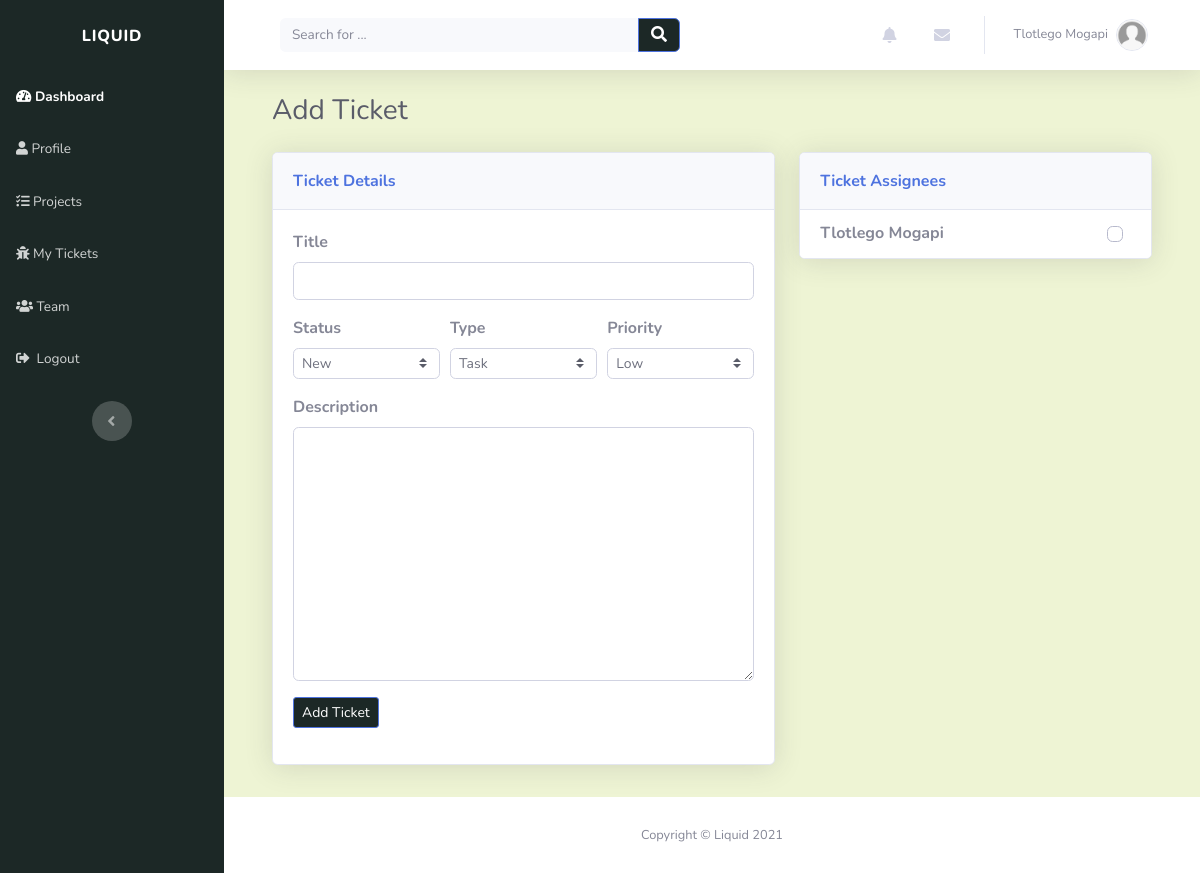
Before: /tickets/add-ticket/tlotlegomgpgmailcom-5rucfkon/ (signed in) with the older database file.
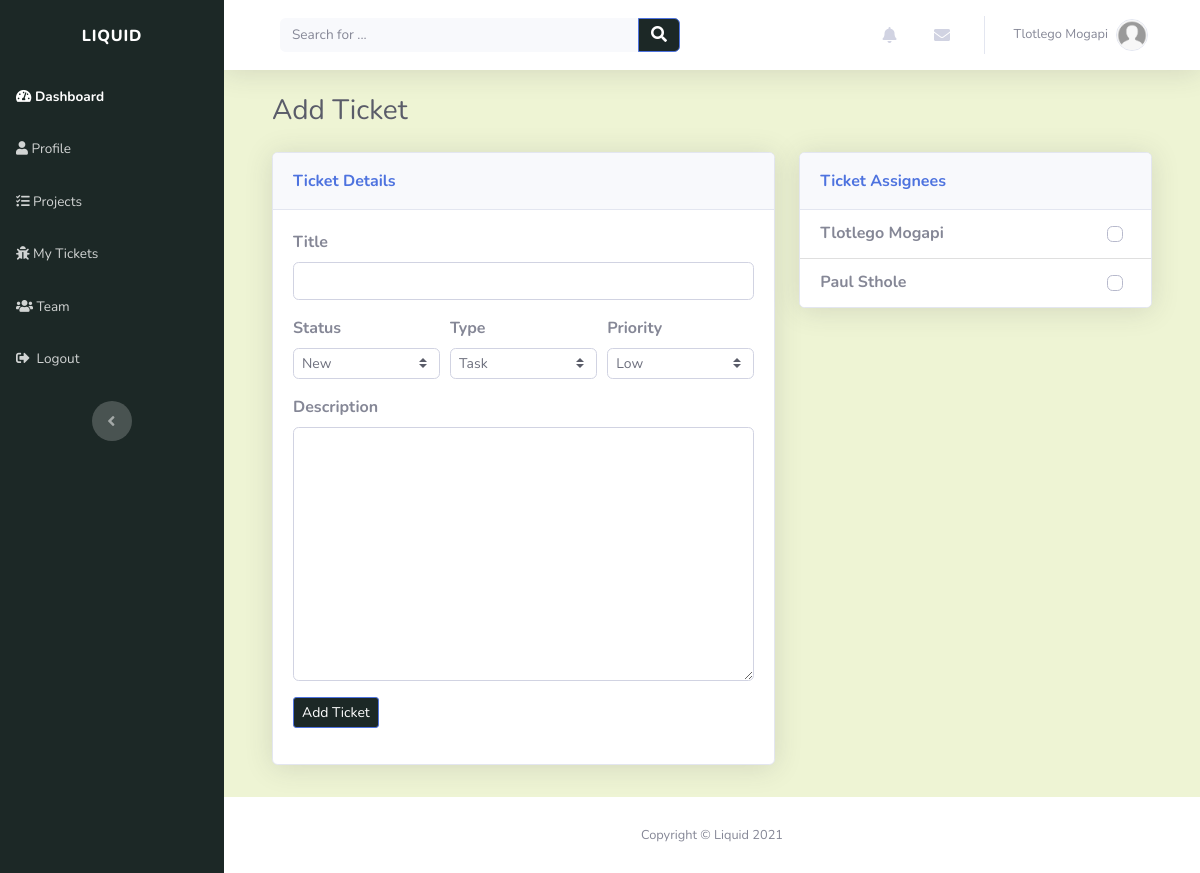
After: the same page with the newer database file.
### account/models.py (models this page shows)
class Profile(models.Model):
    user = models.OneToOneField(settings.AUTH_USER_MODEL, on_delete=models.CASCADE, unique = True)
    profile_picture = models.ImageField(default='default.jpg', upload_to='profile_images', blank = True)
    website = models.URLField(blank= True)
    first_name = models.CharField(max_length=30, blank=True)
    last_name = models.CharField(max_length=30, blank=True)
    address = models.CharField(max_length=50, blank=True)
    city = models.CharField(max_length=50, blank=True)
    country = models.CharField(max_length=50, blank=True)
    slug = models.SlugField(unique=True, blank=True)
    def __str__(self):
        return self.user.email

### tickets/views.py (the view)
# urls.py: path('add-ticket/<slug:slug>/', views.add_ticket_view, name = "add_ticket"),
@login_required(login_url='login_page')
def add_ticket_view(request, slug):
    context = {}
    user = request.user
    user_profile = get_object_or_404(Profile, user = user)
    if request.method == "POST":
        form = TicketForm(request.POST)
        if form.is_valid():
            title = form.cleaned_data["title"]
            status = forms.POST['status']
            class_type = forms.POST['class_type']
            priority = forms.POST['priority']
            description = form.cleaned_data["description"]
            project = get_object_or_404(Project, slug = slug)
            ticket = Ticket.objects.create(title = title, description = description, created_by = user, status = status, priority = priority, class_type = class_type, project = project)
            ticket.save()
            assignees = request.POST.getlist('assignees')
            for member_email in assignees:
                member_account = get_object_or_404(Account, email = member_email)
                member_profile = get_object_or_404(Profile, user = member_account)
                ticket_assignee = TicketAssignee.objects.create(ticket = ticket, user = member_profile)
                ticket_assignee.save()
            return redirect('projects_page')
    else:
        context['profile'] = user_profile
        context['direct_messages'] = DirectMessage.objects.filter(receiver = user_profile).order_by('-created_on')[:5]
        context['alerts'] = Alert.objects.filter(user = user_profile).order_by('-created_on')[:5]
        context['users'] = Profile.objects.all()
        context['form'] = TicketForm()
    return render(request, "tickets/add_ticket.html", context)

### tickets/forms.py
class TicketForm(forms.Form):
    name = forms.CharField(max_length = 50, widget=forms.TextInput(attrs={'class':'form-control', 'name':"name", 'required':""}))
    description = forms.CharField(max_length = 200, widget=forms.Textarea(attrs={'class':'form-control', 'name':"description", 'required':""}))
    status = forms.ChoiceField(choices=Ticket.TICKET_STATUS, widget=forms.Select(attrs={'class': select_styling}), label_suffix="")
    priority = forms.ChoiceField(choices=Ticket.TICKET_PRIORITY, widget=forms.Select(attrs={'class': select_styling,}), label_suffix="")
    class_type = forms.ChoiceField(choices=Ticket.TICKET_TYPE, widget=forms.Select(attrs={'class': select_styling}), label_suffix="")

### tickets/templates/tickets/add_ticket.html (shortened to what this page needs)
{% extends "index/header.html" %} {% load static %} {% block title %}Add Ticket{% endblock %} {% block content %}
<div class="container-fluid">
	<h3 class="text-dark mb-4">Add Ticket</h3>
	<form method="POST" action="{% url 'add_ticket' project.slug %}">
		<div class="row mb-3">
			<div class="col-lg-7">
				<div class="row">
					<div class="col">
						<div class="card shadow mb-3">
							<div class="card-header py-3">
								<p class="text-primary m-0 font-weight-bold" style="color: rgb(28, 40, 38)">
									Ticket Details
								</p>
							</div>
							<div class="card-body">
									<div class="form-row">
										<div class="col">
											<div class="form-group">
												<label for="username"><strong>Title</strong></label
												>{{ form.name }}
											</div>
										</div>
                                    </div>
                                    <div class="form-row">
										<div class="col">
											<div class="form-group">
												<label for="first_name"><strong>Status</strong></label
                                                >
                                                {{form.status}}
											</div>
                                        </div>
                                        <div class="col">
											<div class="form-group">
												<label for="first_name"><strong>Type</strong></label
                                                >
                                                {{form.class_type}}
											</div>
                                        </div>
                                        <div class="col">
											<div class="form-group">
												<label for="first_name"><strong>Priority</strong></label
                                                >
                                                {{form.priority}}
											</div>
										</div>
                                    </div>
									<div class="form-row">
										<div class="col">
											<div class="form-group">
												<label for="first_name"><strong>Description</strong></label
												>{{ form.description }}
											</div>
										</div>
                                    </div>
                                    <div class="form-group">
										<button
											class="btn btn-primary btn-sm"
											type="submit"
											style="background: rgb(28, 40, 38)"
										>
											Add&nbsp;Ticket
										</button>
									</div>
								</div>
							</div>
						</form>
					</div>
				</div>
            </div>
            <div class="col-lg-5">
				<div class="row">
					<div class="col">
						<div class="card shadow mb-3">
							<div class="card-header py-3">
								<p class="text-primary m-0 font-weight-bold" style="color: rgb(28, 40, 38)">
									Ticket Assignees
								</p>
                            </div>
                            <ul class="list-group list-group-flush">
                                {% for user in users %}
                                <li class="list-group-item">
                                    <div class="row align-items-center no-gutters">
                                        <div class="col mr-2">
                                            <h6 class="mb-0"><strong>{{ user.first_name }} {{ user.last_name }}</strong></h6>
                                        </div>
                                        <div class="col-auto">
                                            <div class="custom-control custom-checkbox">
                                            </div>
                                        </div>
                                    </div>
                                </li>
                                {% endfor %}
                            </ul>
						</div>
					</div>
				</div>
			</div>
		</div>
</div>
{% endblock %}

### index/templates/index/snippets/navbar.html (shortened to what this page needs)
<nav
	class="navbar navbar-light navbar-expand bg-white shadow mb-4 topbar static-top"
	style="background: rgb(238, 244, 212)"
>
	<div class="container-fluid">
		<div class="container-fluid">
			<form
				method="GET"
				action="{% url 'index_page' %}"
				target="_self"
				class="form-inline d-none d-sm-inline-block mr-auto ml-md-3 my-2 my-md-0 mw-100 navbar-search"
			>
				<div class="input-group">
					<input
						class="bg-light form-control border-0 small"
						type="search"
						placeholder="Search for ..."
						value="{{query}}"
						name="q"
					/>
					<div class="input-group-append">
						<button class="btn btn-primary py-0" type="submit" style="background: rgb(28, 40, 38)">
							<em class="fas fa-search"></em>
						</button>
					</div>
				</div>
			</form>
			<ul class="nav navbar-nav flex-nowrap ml-auto">
				<li class="nav-item dropdown no-arrow mx-1">
					<div class="nav-item dropdown no-arrow">
						<a class="dropdown-toggle nav-link" data-toggle="dropdown" aria-expanded="false" href="#"
							><em class="fas fa-bell fa-fw"></em
						></a>
					</div>
				</li>
				<li class="nav-item dropdown no-arrow mx-1">
					<div class="nav-item dropdown no-arrow">
						<a class="dropdown-toggle nav-link" data-toggle="dropdown" aria-expanded="false" href="#"
							><em class="fas fa-envelope fa-fw"></em></a
						>
					</div>
				</li>
				<li class="nav-item dropdown no-arrow">
					<div class="nav-item dropdown no-arrow">
						<a class="dropdown-toggle nav-link" data-toggle="dropdown" aria-expanded="false" href="#"
							><span class="d-none d-lg-inline mr-2 text-gray-600 small">
								{% if profile.first_name and profile.last_name %} {{profile.first_name}}
								{{profile.last_name}} {% else %} {{user}} {%endif%}
							</span>
							<img
								class="border rounded-circle img-profile"
								src="{{profile.profile_picture.url}}"
								alt="user image"
							/>
						</a>
					</div>
				</li>
			</ul>
		</div>
	</div>
</nav>

Changed rows visible on the page:
added Profile: first_name "Paul", last_name "Sthole"
